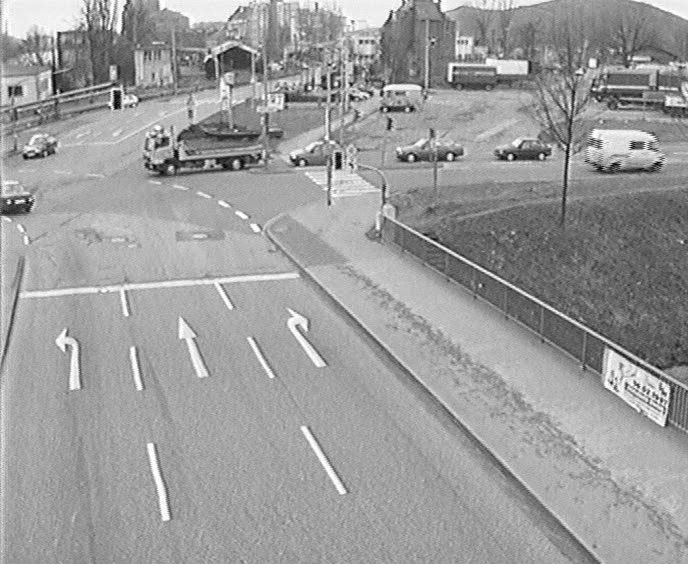
//> input picture src/c1.jpg, 688 x 564 px
$ ./codigo c1.jpg c2.jpg   (built with g++ and OpenCV 4)
//> lines starting //> are read from the running program, lines starting //| are printed output that depends on the picture; after the words box and inside, x2 and y2 are one past the last pixel; in counts of white or black regions, pixels touching at a corner belong together
#include <stdio.h>
#include <opencv2/opencv.hpp>
#include <opencv2/imgproc/imgproc.hpp>
#include <algorithm>
#include <vector>
#include <math.h>
using namespace cv;

#define times(l_i_mI_te, block) for(int i=0; i <l_i_mI_te; i++){block;}
struct Ponto{
	int x,y;
	Ponto(int X, int Y){
		x=X; y=Y;
	}

};

Mat sub(Mat img1, Mat img2){
	Mat img_res = img1.clone();
	for (int y=0; y < img1.rows; y++){
    	for (int x=0; x < img1.cols; x++) {
			uchar intensity_1 = img1.at<uchar>(y, x);
			uchar intensity_2 = img2.at<uchar>(y, x);
			uchar value = (int)abs(intensity_1 - intensity_2);
			//uchar green = (uchar)intensity.val[1];
			//uchar red = (uchar)intensity.val[2];
			//uchar red = 0;
			img_res.at<uchar>(y,x) = value;
		}
	}
	return img_res;
}

Mat threshold(Mat img, int lim, int dim=0){
	Mat img_res = img.clone();
	for (int y=0; y < img.rows; y++){
    	for (int x=0; x < img.cols; x++) {
    		double sum =0;
    		int count= 0;
			for (int j=-dim; j < dim+1; j++){
    			for (int i=-dim; i < dim+1; i++) {
    				if(x+j>=0 && x+j<(img.cols) && y+i>=0 && y+i<(img.rows)){
						uchar intensity = img.at<uchar>(y+i, x+j);
						sum+=(uchar)intensity;
						count++;
    				}
				}
			}
			uchar value_m = sum/(double)count, value=img.at<uchar>(y,x);
			if(value_m <= lim){
				value = 0;
			}
			else{
				value = 255;
			}
			//uchar green = (uchar)intensity.val[1];
			//uchar red = (uchar)intensity.val[2];
			//uchar red = 0;
			img_res.at<uchar>(y,x) = value;
		}
	}
	return img_res;
}

// [44 lines left out: functions normalize, negative, moda, not called in this run]

int hyp(int a, int b){
	return ceil(pow(pow((double)a,2.0)+pow((double)b,2.0),0.5));
}

Mat erosao(Mat img, int dim = 1){
	Mat img_res = img.clone();
	for (int y=0; y < img.rows; y++){
    	for (int x=0; x < img.cols; x++) {
			uchar min = 255;
			for (int j=-dim; j < 1+dim; j++){
    			for (int i=-dim; i < 1+dim; i++) {
    				if(x+j>=0 && x+j<(img.cols) && y+i>=0 && y+i<(img.rows)){
						uchar intensity = img.at<uchar>(y+i, x+j);
						if((uchar)intensity < min && hyp(j,i)<dim)min = (uchar)intensity;
    				}
				}
			}
			img_res.at<uchar>(y,x) = min;
		}
	}
	return img_res;
}

Mat dilatacao(Mat img, int dim = 1){
	Mat img_res = img.clone();
	for (int y=0; y < img.rows; y++){
    	for (int x=0; x < img.cols; x++) {
			uchar max = 0;
			for (int j=-dim; j < 1+dim; j++){
    			for (int i=-dim; i < 1+dim; i++) {
    				if(x+j>=0 && x+j<(img.cols) && y+i>=0 && y+i<(img.rows)){
						uchar intensity = img.at<uchar>(y+i, x+j);
						if((uchar)intensity > max && hyp(j,i)<dim)max = (uchar)intensity;
    				}
				}
			}
			img_res.at<uchar>(y,x) = max;
		}
	}
	return img_res;
}


Mat media(Mat img){
	Mat img_res = img.clone();
	for (int y=0; y < img.rows; y++){
    	for (int x=0; x < img.cols; x++) {
    		double sum =0;
    		int count= 0;
			for (int j=-1; j < 2; j++){
    			for (int i=-1; i < 2; i++) {
    				if(x+j>=0 && x+j<(img.cols) && y+i>=0 && y+i<(img.rows)){
						uchar intensity = img.at<uchar>(y+i, x+j);
						sum+=(uchar)intensity;
						count++;
    				}
				}
			}
			uchar value = sum/(double)count;
			img_res.at<uchar>(y,x) = value;
		}
	}
	return img_res;
}

// [45 lines left out: function findCars, not called in this run]

int main(int argc, char** argv )
{
    if ( argc != 3 )
    {
        printf("usage: DisplayImage.out <Image_Path>\n");
        return -1;
    }

    Mat image;
    Mat backg, orig, img_sub_moda, img_binary, img_tretada;
    //image = imread( argv[1], 1 );
    backg = imread(argv[1], IMREAD_GRAYSCALE);
//> backg is the input picture: 564 rows x 688 cols, CV_8UC1; min 0, max 255, mean 155.7
    orig = imread(argv[2], IMREAD_GRAYSCALE);
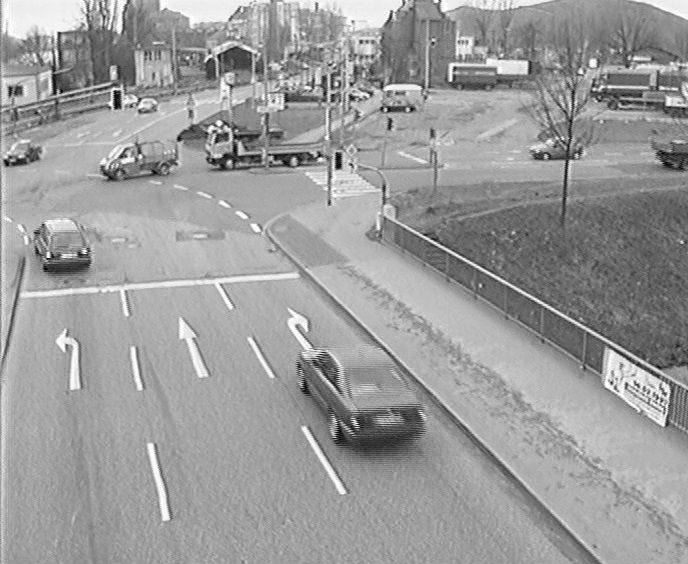
//> input picture src/c2.jpg, 688 x 564 px
//> orig is the input picture: 564 rows x 688 cols, CV_8UC1; min 0, max 255, mean 155.2
    img_sub_moda = orig.clone();
    img_binary = orig.clone();
    img_tretada = orig.clone();
    if ( !backg.data || !orig.data )
    {
        printf("No image data \n");
        return -1;
    }

    orig=media(orig);
    backg=media(backg);
    img_sub_moda = sub(backg, orig);
//> after the loop in sub, `for (int y=0; y < img1.rows; y++)`:
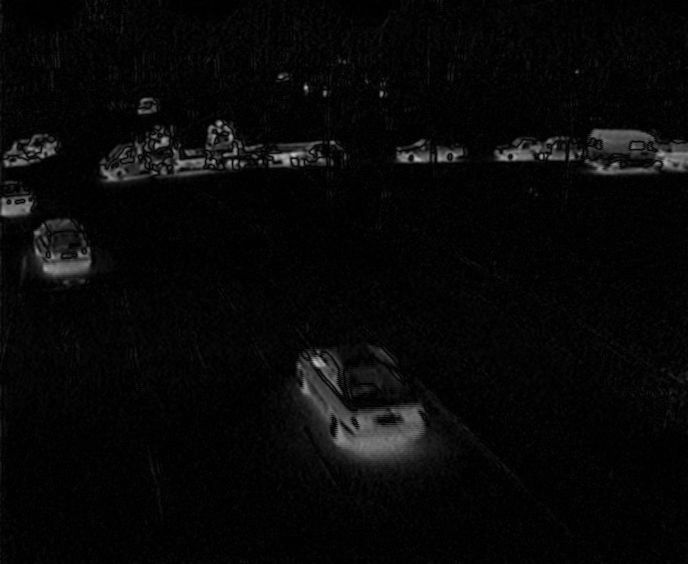
//> img_res: 564 rows x 688 cols, CV_8UC1; min 0, max 196, mean 7.8
    img_binary = threshold(img_sub_moda, 15,4);
//> after the loop in threshold, `for (int y=0; y < img.rows; y++)`:
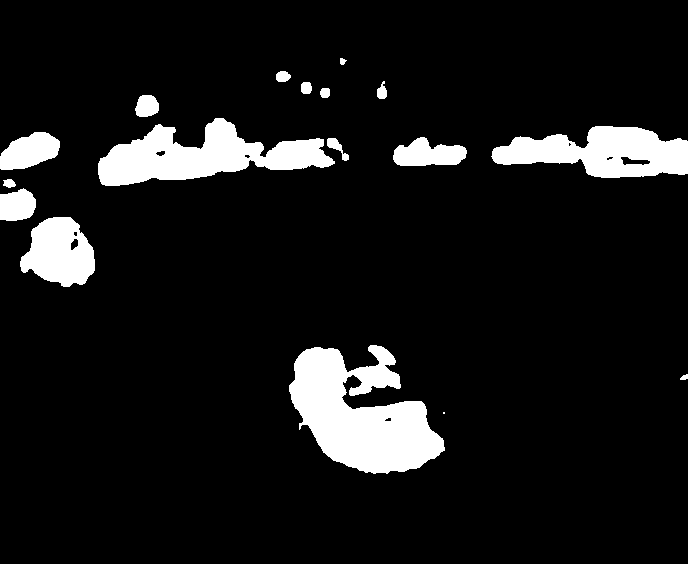
//> img_res: 564 rows x 688 cols, CV_8UC1; 9.1% white; 17 white regions (1 under 20 px), largest, box (x1, y1, x2, y2) and area: (289, 345, 445, 474) 11880, (98, 118, 335, 186) 8187, (491, 126, 688, 178) 6505
   	img_tretada=img_binary.clone();
   	img_tretada = erosao(img_tretada, 2);
//> after the loop in erosao, `for (int y=0; y < img.rows; y++)`:
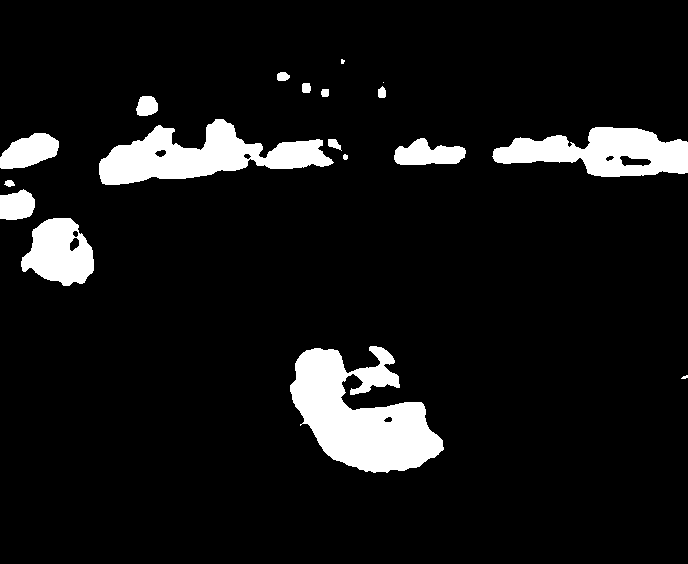
//> img_res: 564 rows x 688 cols, CV_8UC1; 8.4% white; 18 white regions (3 under 20 px), largest, box (x1, y1, x2, y2) and area: (290, 346, 444, 473) 11200, (99, 119, 334, 185) 7555, (492, 127, 688, 177) 5985
    img_tretada = dilatacao(img_tretada, 5);
//> after the loop in dilatacao, `for (int y=0; y < img.rows; y++)`:
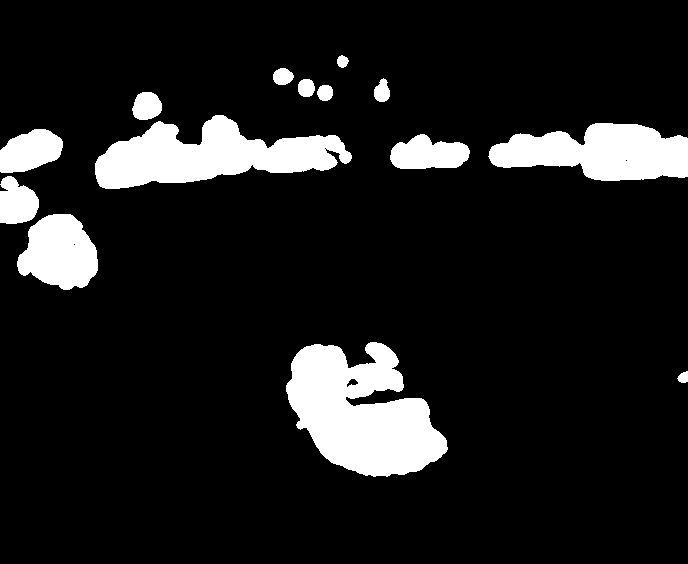
//> img_res: 564 rows x 688 cols, CV_8UC1; 11.4% white; 14 white regions, largest, box (x1, y1, x2, y2) and area: (286, 342, 448, 477) 13933, (95, 115, 352, 189) 10439, (488, 123, 688, 181) 7976
    //Mat final_grey;
    //cvtColor(img_tretada, final_grey, cv::COLOR_BGR2GRAY);

    SimpleBlobDetector::Params params;
	params.minDistBetweenBlobs = 10.0f;
	params.filterByInertia = false;
	params.filterByConvexity = false;
	params.filterByColor = false;
	params.filterByCircularity = false;
	params.filterByArea = true;
	params.minArea = 600.0f;
	params.maxArea = (float)1e9;

	Ptr<SimpleBlobDetector> detector = SimpleBlobDetector::create(params);
	std::vector<KeyPoint> keypoints;
	detector->detect( img_tretada, keypoints);
//> keypoints = 8 keypoints; (x, y, size): (209, 155, 139.7), (361, 412, 124.4), (600, 152, 115.2), (59, 252, 74.9), (30, 151, 51.1), (428, 154, 50.1), (17, 202, 41.6), (146, 106, 28.1)
	printf("%d\n",(int)keypoints.size());
//| 8
	Mat im_with_keypoints;
	drawKeypoints( img_tretada, keypoints, im_with_keypoints, Scalar(0,0,255), DrawMatchesFlags::DEFAULT );

	imshow("keypoints", im_with_keypoints );


	// [6 lines of commented-out code are left out]

    waitKey(0);

    return 0;
}
